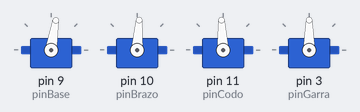
Recording of a sketch running on a simulated Arduino Uno, built with avr-gcc and run on an emulated ATmega328P. Shown: 4 × servo. What the sketch prints to the serial monitor is not drawn.

Above: at 0.05 s.
At 1.3 s:
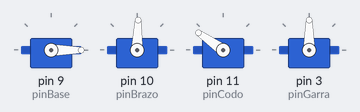
At 2.4 s:
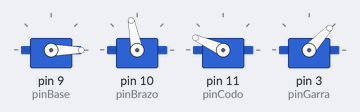
At 4.75 s:
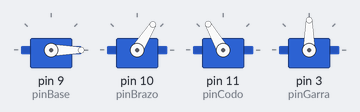
At 7.1 s:
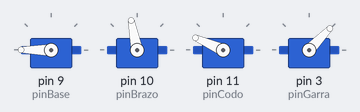
At 9.5 s:
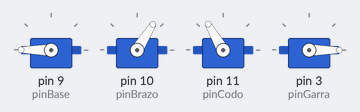
Timing chart, 0 to 12.4 s (numbered marks = the images above):
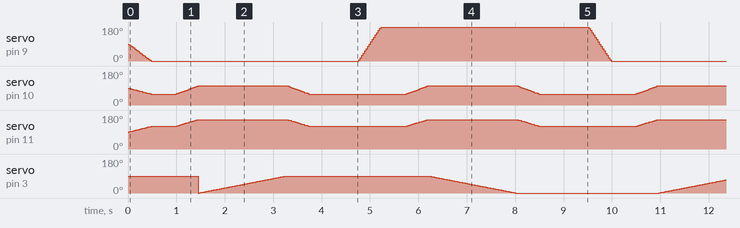

The sketch:

C_Inversa_Planar_3GDL.ino
```cpp
//Laboratorio Robótica y Animatrónica de la Universidad Nacional de Córdoba.
//Director: Ing. Hugo Pailos
//Autores: Bondaz Pablo Esteban y Torres José Ignacio.
//Contenido: Código para mover un robot planar de 3GDL en base a coordenadas X,Y,Z. con adaptaciones para nuestro caso particular

#include <Servo.h>

// === Pines de servos ===
const int pinBase  = 9;
const int pinBrazo = 10;
const int pinCodo  = 11;
const int pinGarra = 3;
Servo servoBase, servoBrazo, servoCodo, servoGarra;

// === Parámetros geométricos ===
const float l1 = 18.8;
const float l2 = 9.6;
const float l3 = 19.0;
float q1_actual = servoBase.read();
float q2_actual = servoBrazo.read();
float q3_actual = servoCodo.read();
// ----------------------------------------------------------
void setup() {
  Serial.begin(9600);

  servoBase.attach(pinBase);
  servoBrazo.attach(pinBrazo);
  servoCodo.attach(pinCodo);
  servoGarra.attach(pinGarra);

  Serial.println("Robot PUMA 3DOF listo.");
}
void Agarrar(bool agarrar){
  if (agarrar){
    for(int i=0;i<=90;i++){
    servoGarra.write(i);
    delay(20);
  }}else{
    for(int i=0;i<=90;i++){
    servoGarra.write(90-i);
    delay(20);
  }
  }
}

// === Función de cinemática inversa ===
void IK(float px, float py, float pz) {
  float pz_adj = l1 - pz; //ajustamos z para que esté al nivel de la tabla.


  //Calculamos q1
  float q1 = atan2(py, px);
  float q1g = degrees(q1); //pasamos q1 a grados como q1g.

  //calculamos la distancia del punto al centro
  float r = sqrt(sq(px) + sq(py));

  //si r está muy cerca del centro no hace el movimiento.
  if (r < 3) {
    Serial.println("Error: Punto muy cercano al centro.");
    return;
  }

  //calculamos el coseno de q3
  float cosq3 = (sq(r) + sq(pz_adj) - sq(l2) - sq(l3)) / (2 * l2 * l3);
  cosq3 = constrain(cosq3, -1, 1); //limitamos cosq3 a [-1, 1],por cualquier error de redondeo.
  //calculamos el seno de q3
  float senq3 = sqrt(1 - sq(cosq3));

  //calculamos q3
  float q3=atan2(senq3, cosq3);
  float q3g = degrees(q3);

  //y finalmente calculamos q2
  float Beta = atan2(pz_adj, r);
  float Alfa = atan2(l3 * senq3, l2 + l3 * cosq3);
  float q2g = degrees(Beta - Alfa);

  movermotor(q1g, q2g, q3g);
}

// === Movimiento de los servos (30 pasos fijos) ===
void movermotor(float q1_target, float q2_target, float q3_target) {
  // Convertir a ángulos de servo reales,debido
  float s1_target = q1_target;
  float s2_target = 90 + q2_target;
  float s3_target = 180 - q3_target;

  // Posiciones actuales
  float s1_actual = servoBase.read();
  float s2_actual = servoBrazo.read();
  float s3_actual = servoCodo.read();

  const int pasos = 30;

  for (int i = 0; i <= pasos; i++) {
    float t = (float)i / pasos;

    float s1 = s1_actual + (s1_target - s1_actual) * t;
    float s2 = s2_actual + (s2_target - s2_actual) * t;
    float s3 = s3_actual + (s3_target - s3_actual) * t;

    servoBase.write(s1);
    servoBrazo.write(s2);
    servoCodo.write(s3);

    delay(15); // ajustá la suavidad/velocidad
  }

  q1_actual = q1_target;
  q2_actual = q2_target;
  q3_actual = q3_target;
}

// ----------------------------------------------------------
void loop() {
  IK(25, 0, 15);
  delay(500);
  IK(25, 0, 6);
  Agarrar(true);
  IK(25, 0, 15);
  delay(1000);

  IK(-25, 0, 15);
  delay(500);
  IK(-25, 0, 6);
  Agarrar(false);
  IK(-25, 0, 15);
  delay(1000);

}
```
